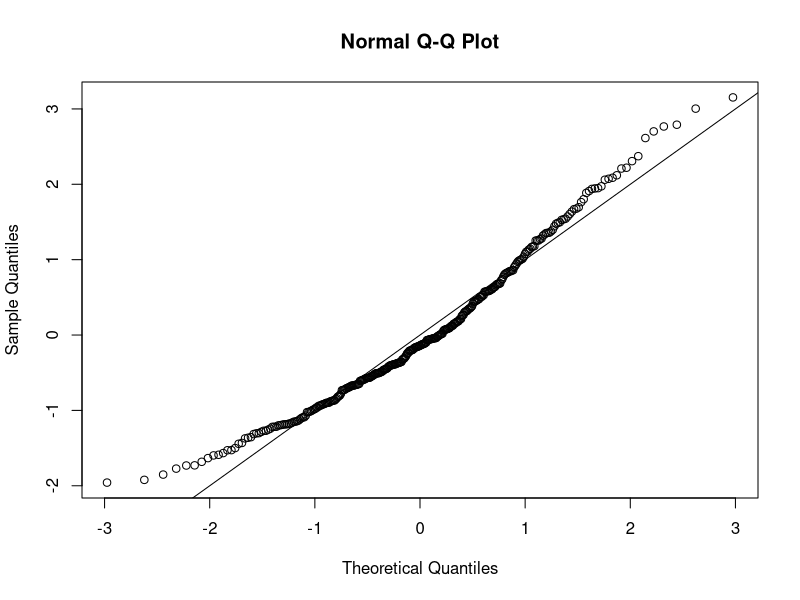
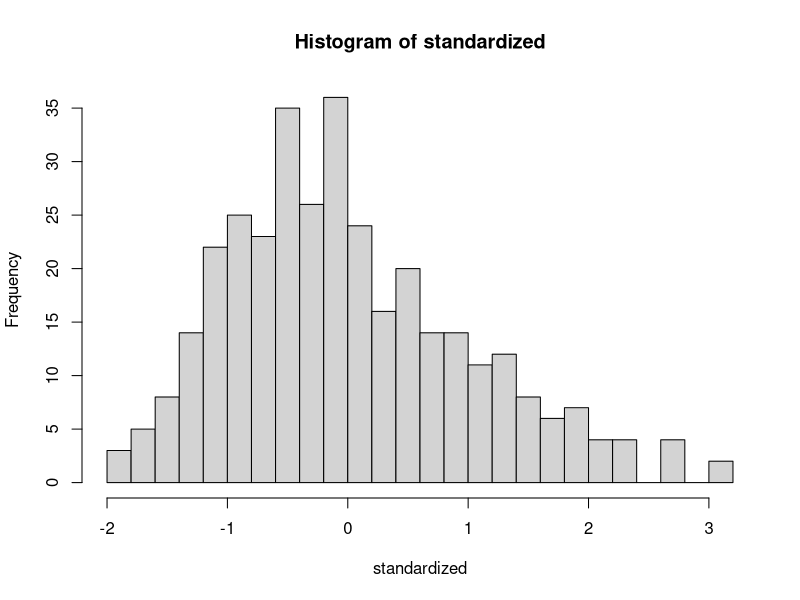
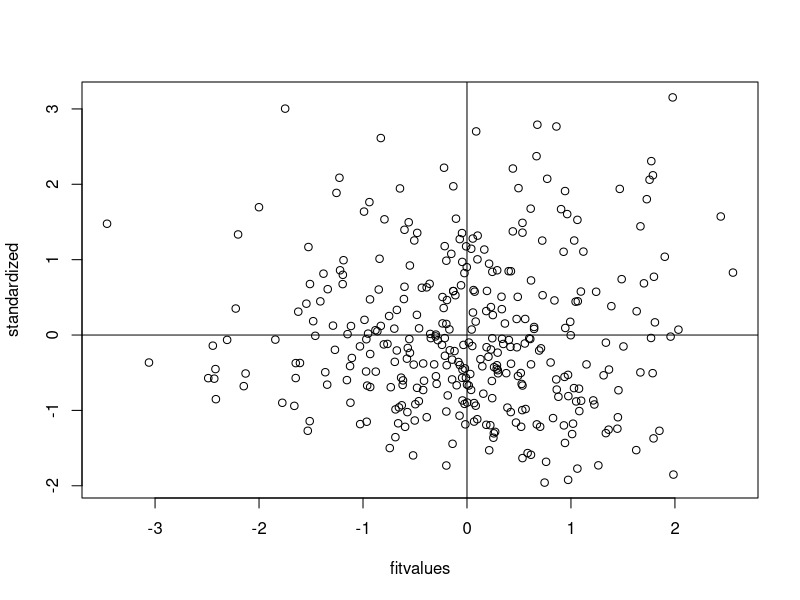

The R script that drew these images, in order: (Note: this script raises an error after producing the figures.)
setwd("E:/GA/Scales")
master = read.csv("Meaning_Scales_QuestionnaireEudaimonic_RR_RN_Paper.csv")
summary(master)

##No reverse coded items.
library(car)
master$Q106_3 = recode(master$Q106_3, "1='5'; 2='4'; 3='3'; 4='2'; 5='1'")
master$Q106_7 = recode(master$Q106_7, "1='5'; 2='4'; 3='3'; 4='2'; 5='1'")
master$Q106_11 = recode(master$Q106_11, "1='5'; 2='4'; 3='3'; 4='2'; 5='1'")
master$Q106_12 = recode(master$Q106_12, "1='5'; 2='4'; 3='3'; 4='2'; 5='1'")
master$Q106_16 = recode(master$Q106_16, "1='5'; 2='4'; 3='3'; 4='2'; 5='1'")
master$Q106_19 = recode(master$Q106_19, "1='5'; 2='4'; 3='3'; 4='2'; 5='1'")
master$Q106_20 = recode(master$Q106_20, "1='5'; 2='4'; 3='3'; 4='2'; 5='1'")
####DATA SCREENING####

##Missing Data##
library(mice)
percentmiss = function(x){ sum(is.na(x))/length(x) *100 }

##Going by rows ONLY
notypos = master
missing = apply(notypos[ , 3:23], 1, percentmiss) 
table(missing)

##Replace only the data that you should
replacepeople = notypos[ missing <= 5 , ]  
dontpeople = notypos[ missing > 5 , ]

##Figure out the columns to exclude
names(notypos)
apply(replacepeople, 2, percentmiss)
replacecolumn = replacepeople[ , -c(1,2,23)]
dontcolumn = replacepeople[ , c(1,2,23)]

##MICE
tempnomiss = mice(replacecolumn)
nomiss = complete(tempnomiss, 1)
summary(nomiss)

##(By your powers) Combine (I am Captain Planet!)
filledin_none = cbind(dontcolumn, nomiss)
summary(filledin_none)

##Small note: When MICE is run on this project the YEAR column
##is moved from the last column to the thrid column.
##This trend is not observed with data that does not need
##to be MICE'd. All code exluding ID columns has been corrected
##for this. 
#~Hannah 

##Outliers##
##Mahal
names(filledin_none)

mahal = mahalanobis(filledin_none[ , -c(1:3)], 
                    colMeans(filledin_none[ , -c(1:3)], na.rm = TRUE),
                    cov(filledin_none[ , -c(1:3)], use="pairwise.complete.obs"))

summary(mahal)
cutoff = qchisq(.999,ncol(filledin_none[ , -c(1:3)])) 
summary(mahal < cutoff)
noout = nomiss[ mahal < cutoff, ]

##Additivity: correlations
correlations = cor(filledin_none[,-c(1:3)], use="pairwise.complete.obs")
symnum(correlations)

##Make the random stuff & exclude the ID columns 
random = rchisq(nrow(filledin_none), 7)
fake = lm(random~., data=filledin_none[ , -c(1:3)])

##get the linearity plot
##create the standardized residuals
standardized = rstudent(fake)
qqnorm(standardized)
abline(0,1)

##multivariate normality
hist(standardized, breaks=30)

##homogeneity and homoscedasticity
fitvalues = scale(fake$fitted.values)
plot(fitvalues, standardized) 
abline(0,0)
abline(v = 0)

##Scoring
QWEB <- rowSums(noout[, c(1:21)])
QWEB

##exclude paper people using noout dataset 
nomissnop = subset(filledin_none, Source < 2)

##overall model 
library(lavaan)
names(nomissnop)
table(nomissnop$Source)
names(filledin_none)
overallmodel = '
QEWB =~ Q106_1 + Q106_2 + Q106_3 + Q106_4 + Q106_5 + Q106_6 + Q106_7 + Q106_8 + Q106_9 + Q106_10 + Q106_11 + Q106_12 + Q106_13 + Q106_14 + Q106_15 + Q106_16 + Q106_17 + Q106_18 + Q106_19 + Q106_20
'

fit = cfa(overallmodel, 
          data = nomissnop, 
          meanstructure = TRUE)

summary(fit, 
        standardized = TRUE, 
        rsquare = TRUE, 
        fit.measure = TRUE)
fitMeasures(fit)
table(nomissnop$Source)

##subset for other two cfa
random = subset(nomissnop, Source == "1")
notrandom = subset(nomissnop, Source =="0")

##fit for random 
random.fit = cfa(overallmodel, 
                 data = random, 
                 meanstructure = TRUE)
summary(random.fit, 
        standardized = TRUE, 
        rsquare = TRUE, 
        fit.measure = TRUE)
fitMeasures(random.fit)

##fit for not random 
notrandom.fit = cfa(overallmodel, 
                    data = notrandom, 
                    meanstructure = TRUE)
summary(notrandom.fit, 
        standardized = TRUE, 
        rsquare = TRUE, 
        fit.measure = TRUE) 
fitMeasures(notrandom.fit)

##invariances 
library(semTools)
multisteps = measurementInvariance(overallmodel, 
                                   data = nomissnop, 
                                   group = 'Source', 
                                   strict = T)
fitmeasures(multisteps)
fitMeasures(multisteps$fit.configural)
fitMeasures(multisteps$fit.loadings)
fitMeasures(multisteps$fit.intercepts)
fitMeasures(multisteps$fit.residuals)
fitMeasures(multisteps$fit.means)

#partial invariances 
partial = partialInvariance(multisteps, 
                            type = "metric")
strictfree = partial$results


##after letting it go 
partialstrict = measurementInvariance(overallmodel, 
                                      data = nomissnop, 
                                      group = 'Source', 
                                      strict = T, 
                                      group.partial = c("QEWB=~Q106_16"))

fitMeasures(partialstrict$fit.loadings)
fitMeasures(partialstrict$fit.intercepts)

##partials2 breaks on intercepts
partial2 = partialInvariance(partialstrict, type = "scalar")
strictfree2 = partial2$results

partialstrict2 = measurementInvariance(overallmodel, 
                                       data = nomissnop, 
                                       group = 'Source', 
                                       strict = T, 
                                       group.partial = c("QEWB=~Q106_16","Q106_6~1" ))
fitMeasures(partialstrict2$fit.intercepts)
fitMeasures(partialstrict2$fit.residuals)

##partials3 
partial3 = partialInvariance(partialstrict2, type = "strict")
strictfree3 = partial3$results

partialstrict3 = measurementInvariance(overallmodel, 
                                       data = nomissnop, 
                                       group = 'Source', 
                                       strict = T, 
                                       group.partial = c("QEWB=~Q106_16","Q106_6~1", "Q106_19~~Q106_19" ))
fitMeasures(partialstrict3$fit.residuals)
